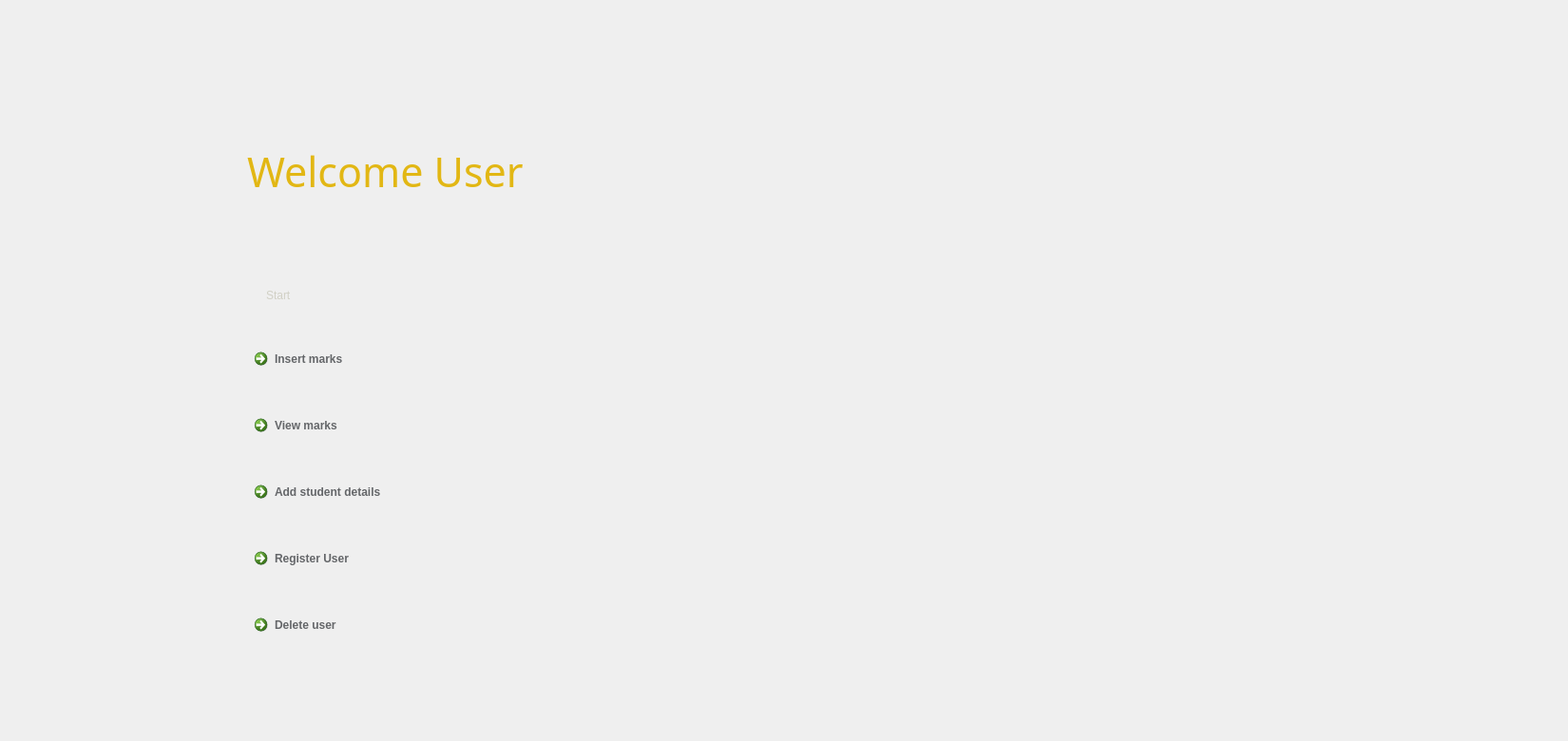
    <widget class="QWidget" name="tab_3">
     <attribute name="title">
      <string>home</string>
     </attribute>
     <widget class="QLabel" name="label_19">
      <property name="geometry">
       <rect>
        <x>260</x>
        <y>140</y>
        <width>411</width>
        <height>81</height>
       </rect>
      </property>
      <property name="font">
       <font>
        <family>Roboto Mono SemiBold</family>
        <pointsize>32</pointsize>
        <weight>7</weight>
        <italic>false</italic>
        <bold>false</bold>
       </font>
      </property>
      <property name="styleSheet">
       <string notr="true">color: rgb(226, 183, 20);
font: 63 32pt &quot;Roboto Mono SemiBold&quot;;
</string>
      </property>
      <property name="text">
       <string>Welcome User</string>
      </property>
     </widget>
     <widget class="QCommandLinkButton" name="b22">
      <property name="geometry">
       <rect>
        <x>260</x>
        <y>360</y>
        <width>311</width>
        <height>51</height>
       </rect>
      </property>
      <property name="styleSheet">
       <string notr="true">color: rgb(100, 102, 105);
font: 57 12pt &quot;Roboto Mono Medium&quot;;
background-color: rgb(209, 208, 197);</string>
      </property>
      <property name="text">
       <string>Insert marks</string>
      </property>
     </widget>
     <widget class="QCommandLinkButton" name="b23">
      <property name="geometry">
       <rect>
        <x>260</x>
        <y>430</y>
        <width>311</width>
        <height>51</height>
       </rect>
      </property>
      <property name="styleSheet">
       <string notr="true">color: rgb(100, 102, 105);
font: 57 12pt &quot;Roboto Mono Medium&quot;;
background-color: rgb(209, 208, 197);</string>
      </property>
      <property name="text">
       <string>View marks</string>
      </property>
     </widget>
     <widget class="QLabel" name="label_20">
      <property name="geometry">
       <rect>
        <x>280</x>
        <y>290</y>
        <width>231</width>
        <height>41</height>
       </rect>
      </property>
      <property name="styleSheet">
       <string notr="true">color: rgb(209, 208, 197);
font: 57 14pt &quot;Roboto Mono Medium&quot;;</string>
      </property>
      <property name="text">
       <string>Start</string>
      </property>
     </widget>
     <widget class="QLabel" name="label_22">
      <property name="geometry">
       <rect>
        <x>950</x>
        <y>170</y>
        <width>691</width>
        <height>601</height>
       </rect>
      </property>
      <property name="text">
       <string/>
      </property>
      <property name="pixmap">
       <pixmap>projectphoto.jpg</pixmap>
      </property>
     </widget>
     <widget class="QCommandLinkButton" name="b24">
      <property name="geometry">
       <rect>
        <x>260</x>
        <y>500</y>
        <width>311</width>
        <height>51</height>
       </rect>
      </property>
      <property name="styleSheet">
       <string notr="true">color: rgb(100, 102, 105);
font: 57 12pt &quot;Roboto Mono Medium&quot;;
background-color: rgb(209, 208, 197);</string>
      </property>
      <property name="text">
       <string>Add student details</string>
      </property>
     </widget>
     <widget class="QCommandLinkButton" name="b25">
      <property name="geometry">
       <rect>
        <x>260</x>
        <y>570</y>
        <width>311</width>
        <height>51</height>
       </rect>
      </property>
      <property name="styleSheet">
       <string notr="true">color: rgb(100, 102, 105);
font: 57 12pt &quot;Roboto Mono Medium&quot;;
background-color: rgb(209, 208, 197);</string>
      </property>
      <property name="text">
       <string>Register User</string>
      </property>
     </widget>
     <widget class="QCommandLinkButton" name="b26">
      <property name="geometry">
       <rect>
        <x>260</x>
        <y>640</y>
        <width>311</width>
        <height>51</height>
       </rect>
      </property>
      <property name="styleSheet">
       <string notr="true">color: rgb(100, 102, 105);
font: 57 12pt &quot;Roboto Mono Medium&quot;;
background-color: rgb(209, 208, 197);</string>
      </property>
      <property name="text">
       <string>Delete user</string>
      </property>
     </widget>
    </widget>
